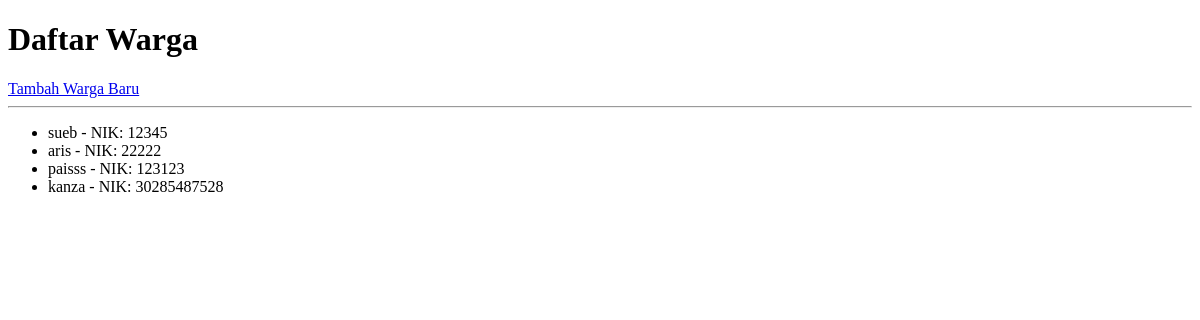
Before: / with the older database file.
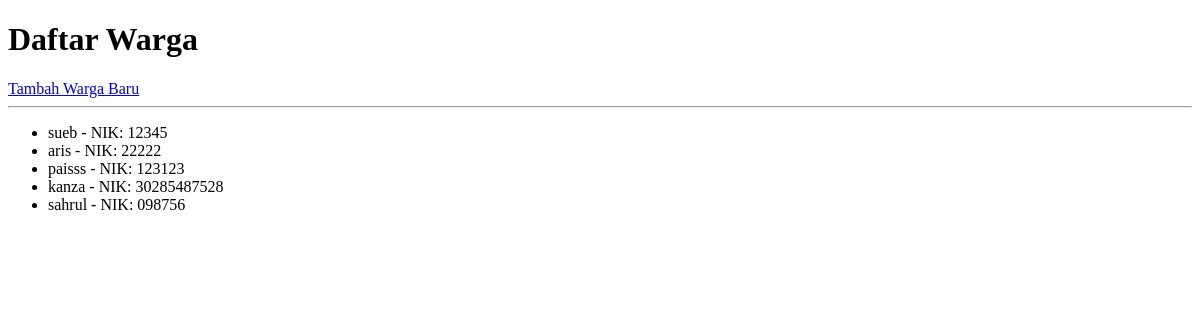
After: the same page with the newer database file.
### warga/models.py (models this page shows, shortened)
class Warga(models.Model):
    nik = models.CharField(max_length=16, unique=True, verbose_name="Nomor Induk Kependudukan")
    nama_lengkap = models.CharField(max_length=100, verbose_name="Nama Lengkap")
    alamat = models.TextField(verbose_name="Alamat Tinggal")
    no_telepon = models.CharField(max_length=15, blank=True, verbose_name="Nomor Telepon")
    tanggal_registrasi = models.DateTimeField(auto_now_add=True)

### warga/views.py (the view)
# urls.py: path('', WargaListView.as_view(), name='warga-list'),
class WargaListView(ListView):
    model = Warga
    template_name = 'warga/warga_list.html'
    context_object_name = 'warga_list'

### warga/templates/warga/warga_list.html (shortened to what this page needs)
<!DOCTYPE html>
<html>
<head>
</head>
<body>
    <h1>Daftar Warga</h1>
    <a href="{% url 'warga-tambah' %}">Tambah Warga Baru</a>
    <hr>
    <ul>
        {% for warga in object_list %}
            <li>
                {{ warga.nama_lengkap }} - NIK: {{ warga.nik }}
            </li>
        {% empty %}
            <li>Belum ada data warga yang terdaftar.</li>
        {% endfor %}
    </ul>
</body>
</html>

Changed rows visible on the page:
added Warga: nama_lengkap "sahrul", nik "098756"
